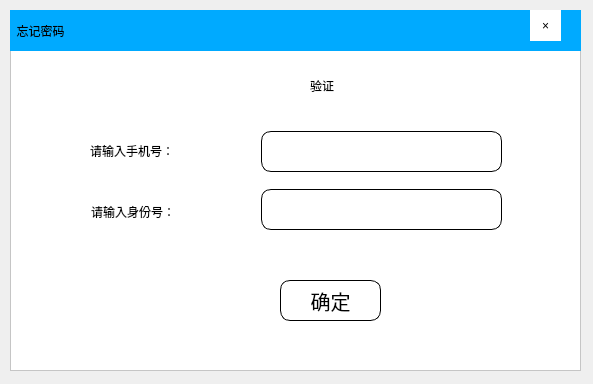
<?xml version="1.0" encoding="UTF-8"?>
<ui version="4.0">
 <class>Wanji</class>
 <widget class="QDialog" name="Wanji">
  <property name="geometry">
   <rect>
    <x>0</x>
    <y>0</y>
    <width>593</width>
    <height>384</height>
   </rect>
  </property>
  <property name="windowTitle">
   <string>Dialog</string>
  </property>
  <widget class="QFrame" name="frame">
   <property name="geometry">
    <rect>
     <x>10</x>
     <y>10</y>
     <width>571</width>
     <height>361</height>
    </rect>
   </property>
   <property name="styleSheet">
    <string notr="true">background-color: rgb(255, 255, 255);</string>
   </property>
   <property name="frameShape">
    <enum>QFrame::StyledPanel</enum>
   </property>
   <property name="frameShadow">
    <enum>QFrame::Raised</enum>
   </property>
   <widget class="QLabel" name="label">
    <property name="geometry">
     <rect>
      <x>0</x>
      <y>0</y>
      <width>571</width>
      <height>41</height>
     </rect>
    </property>
    <property name="styleSheet">
     <string notr="true">font: 75 16pt &quot;微软雅黑&quot;;
background-color: rgb(0, 170, 255);</string>
    </property>
    <property name="text">
     <string>  忘记密码</string>
    </property>
   </widget>
   <widget class="QToolButton" name="close">
    <property name="geometry">
     <rect>
      <x>520</x>
      <y>0</y>
      <width>31</width>
      <height>31</height>
     </rect>
    </property>
    <property name="styleSheet">
     <string notr="true">border:none</string>
    </property>
    <property name="text">
     <string>×</string>
    </property>
   </widget>
   <widget class="QLabel" name="label_4">
    <property name="geometry">
     <rect>
      <x>300</x>
      <y>60</y>
      <width>61</width>
      <height>31</height>
     </rect>
    </property>
    <property name="styleSheet">
     <string notr="true">font: 75 16pt &quot;微软雅黑&quot;;</string>
    </property>
    <property name="text">
     <string>验证</string>
    </property>
   </widget>
   <widget class="QPushButton" name="signin">
    <property name="geometry">
     <rect>
      <x>270</x>
      <y>270</y>
      <width>101</width>
      <height>41</height>
     </rect>
    </property>
    <property name="styleSheet">
     <string notr="true">font: 20px;
border-radius:10px;
border:1px solid black;</string>
    </property>
    <property name="text">
     <string>确定</string>
    </property>
   </widget>
   <widget class="QLineEdit" name="phnumber1">
    <property name="geometry">
     <rect>
      <x>251</x>
      <y>121</y>
      <width>241</width>
      <height>41</height>
     </rect>
    </property>
    <property name="styleSheet">
     <string notr="true">border-radius:10px;
border:1px solid black;</string>
    </property>
   </widget>
   <widget class="QLineEdit" name="sfid1">
    <property name="geometry">
     <rect>
      <x>251</x>
      <y>179</y>
      <width>241</width>
      <height>41</height>
     </rect>
    </property>
    <property name="styleSheet">
     <string notr="true">border-radius:10px;
border:1px solid black;</string>
    </property>
   </widget>
   <widget class="QLabel" name="label_2">
    <property name="geometry">
     <rect>
      <x>80</x>
      <y>120</y>
      <width>141</width>
      <height>41</height>
     </rect>
    </property>
    <property name="styleSheet">
     <string notr="true">font: 12pt &quot;黑体&quot;;</string>
    </property>
    <property name="text">
     <string>请输入手机号：</string>
    </property>
   </widget>
   <widget class="QLabel" name="label_3">
    <property name="geometry">
     <rect>
      <x>81</x>
      <y>181</y>
      <width>161</width>
      <height>41</height>
     </rect>
    </property>
    <property name="styleSheet">
     <string notr="true">font: 12pt &quot;黑体&quot;;</string>
    </property>
    <property name="text">
     <string>请输入身份号：</string>
    </property>
   </widget>
  </widget>
 </widget>
 <resources/>
 <connections/>
</ui>
